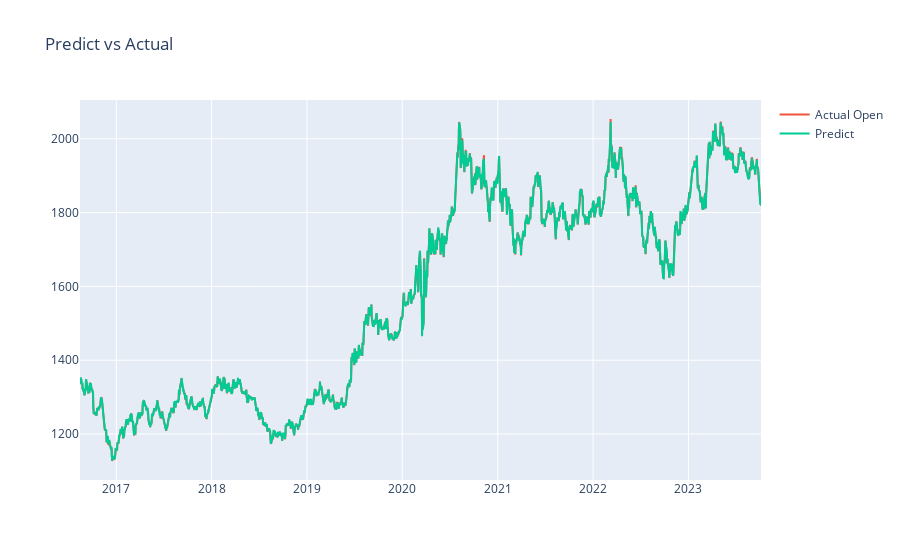

Notebook source saved alongside this figure:
### Code cell
fig = px.line(title='Predict vs Actual')
fig.add_scatter(x=Y_test.index, y=Y_test, name='Actual Open')
fig.add_scatter(x=Y_test.index, y=predictions[0], name='Predict')
fig.show()

### Figure 1 — Plotly figure (JSON) as saved in the notebook; plotly's stock layout.template omitted (floating-point values rounded to 4 significant figures; data arrays with more than 128 entries replaced by an {"elided": "..."} marker saying what was removed)
{"data": [{"hovertemplate": "<extra></extra>", "legendgroup": "", "line": {"color": "#636efa", "dash": "solid"}, "marker": {"symbol": "circle"}, "mode": "lines", "name": "", "orientation": "v", "showlegend": false, "type": "scatter", "xaxis": "x", "yaxis": "y"}, {"name": "Actual Open", "type": "scatter", "x": {"elided": "1796 str values"}, "y": {"elided": "1796 float values"}}, {"name": "Predict", "type": "scatter", "x": {"elided": "1796 str values"}, "y": {"elided": "1797 float values"}}], "layout": {"legend": {"tracegroupgap": 0}, "title": {"text": "Predict vs Actual"}, "xaxis": {"anchor": "y", "domain": [0, 1]}, "yaxis": {"anchor": "x", "domain": [0, 1]}}}
